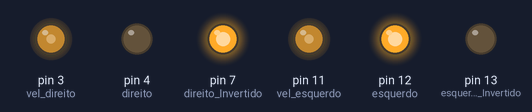
The sketch below on a simulated Arduino Uno, built with avr-gcc and run on an emulated ATmega328P. Parts: output pins drawn as LEDs (lit = HIGH).

Above: at 0.05 s.
At 5.15 s:
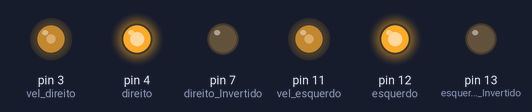
Timing chart, 0 to 6.0 s (numbered marks = the images above):
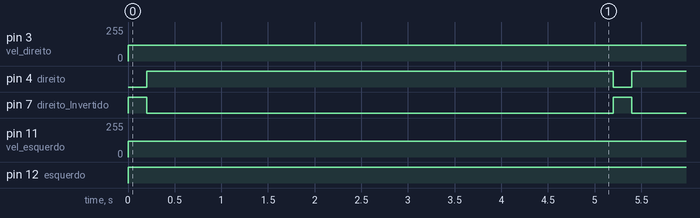

Measured:
- by itself, pin 3 (vel_direito): 0/255 → 120/255 at 0.00 s
- by itself, pin 4 (direito): alternates HIGH for 5.0 s and LOW for 0.20 s
- by itself, pin 7 (direito_Invertido): alternates HIGH for 0.20 s and LOW for 5.0 s
- by itself, pin 11 (vel_esquerdo): 0/255 → 119/255 at 0.00 s
- by itself, pin 12 (esquerdo): LOW → HIGH at 0.00 s

The sketch:

vai_e_volta.ino
```cpp
#define direito 4
#define esquerdo 12
#define direito_Invertido 7
#define esquerdo_Invertido 13
#define vel_direito 3
#define vel_esquerdo 11


#define velocReto 120
#define reverso 120

#define compensa -1
#define tempo_curva 200
#define tempo 500

#define tempo_reta 4000


void setup() {

  pinMode(direito, OUTPUT);
  pinMode(direito_Invertido, OUTPUT);
  pinMode(esquerdo, OUTPUT);
  pinMode(esquerdo_Invertido, OUTPUT);
  pinMode(vel_direito, OUTPUT);
  pinMode(vel_esquerdo, OUTPUT);

}

void loop() {

    //pra direita

 digitalWrite(direito, LOW);
 digitalWrite(esquerdo_Invertido, LOW);

 analogWrite(vel_direito, velocReto);
 analogWrite(vel_esquerdo, velocReto+compensa);

 digitalWrite(direito_Invertido, HIGH);
 digitalWrite(esquerdo, HIGH);
 delay(tempo_curva);

 //pra frente

 digitalWrite(direito_Invertido, LOW);
 digitalWrite(esquerdo_Invertido, LOW);

 analogWrite(vel_direito, velocReto);
 analogWrite(vel_esquerdo, velocReto+compensa);

 digitalWrite(direito, HIGH);
 digitalWrite(esquerdo, HIGH);
 delay(5000);


}
```
